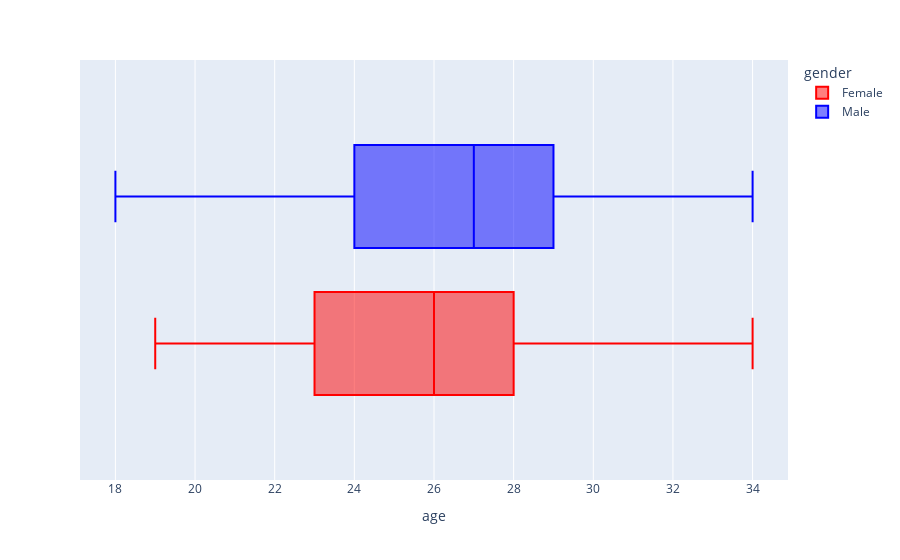

The notebook cell saved with this chart:
### Markdown cell above
## comment sont reparties les ages en fonction du genre ?

### Code cell
color_mapping = {'Male': 'blue', 'Female': 'red'}
fig=px.box(df,x="age", color='gender', color_discrete_map=color_mapping)
df_filtre = df[df['age'] < 35] 
fig.show()

### Figure 1 — Plotly figure (JSON) as saved in the notebook; plotly's stock layout.template omitted (floating-point values rounded to 4 significant figures; data arrays with more than 128 entries replaced by an {"elided": "..."} marker saying what was removed)
{"data": [{"alignmentgroup": "True", "hovertemplate": "gender=Female<br>age=%{x}<extra></extra>", "legendgroup": "Female", "marker": {"color": "red"}, "name": "Female", "notched": false, "offsetgroup": "Female", "orientation": "h", "showlegend": true, "type": "box", "x": {"elided": "4009 int values"}, "x0": " ", "xaxis": "x", "y0": " ", "yaxis": "y"}, {"alignmentgroup": "True", "hovertemplate": "gender=Male<br>age=%{x}<extra></extra>", "legendgroup": "Male", "marker": {"color": "blue"}, "name": "Male", "notched": false, "offsetgroup": "Male", "orientation": "h", "showlegend": true, "type": "box", "x": {"elided": "4101 int values"}, "x0": " ", "xaxis": "x", "y0": " ", "yaxis": "y"}], "layout": {"boxmode": "group", "legend": {"title": {"text": "gender"}, "tracegroupgap": 0}, "margin": {"t": 60}, "xaxis": {"anchor": "y", "domain": [0, 1], "title": {"text": "age"}}, "yaxis": {"anchor": "x", "domain": [0, 1]}}}
